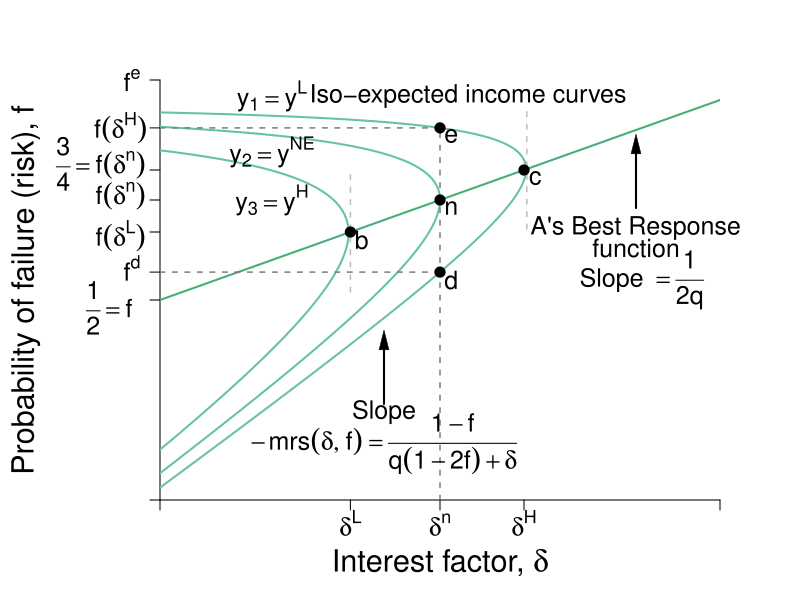

The R source for this figure:
#Graph Designer: Simon Halliday
#Authors: Bowles, Foley and Halliday
#Title: Coordination, Conflict and Competition: A Text in Microeconomics

library(shape)
pdf(file = "credit/non_contractual_brf.pdf", width = 8, height = 6)

#Set parameters for graphics
axislabelsize <- 1.8
labelsize <- 1.5
namesize <- 1.8
annotatesize <- 1.5
graphlinewidth <- 2
segmentlinewidth <- 1.5

COL <- c("#7fc97f", "#beaed4", "#fdc086", "#ffff99", "#386cb0", "#f0027f", "#bf5b17", "#666666")
COLA <- c("#e0f3db", "#99d8c9","#66c2a4","#41ae76", "#238b45", "#005824")
COLB <- c("#c6dbef", "#4eb3d3", "#2b8cbe", "#0868ac","#084081")
grays <- gray.colors(25, start = 1, end = 0)

#Edited the margins to cater for the larger LHS labels
par(mar =  c(5, 8, 4, 4))

brfFn <- function(delta, mu = 1) {
  .5 + (delta / (2 * mu)) 
}

isoreturnFn <- function(delta, pi=0.125) {
  1 - (pi)/delta
}


yFn <- function(d1, f1, mu = 1){
  mu*f1*(1 - f1) - d1*(1 - f1)
}

ylow <- function(delta, mu = 1, ybar = 0.03){
  (-sqrt(delta^2 - 2*delta*mu + mu^2 - 4*mu*ybar) + delta + mu)/(2*mu)
}

yhigh <- function(delta, mu = 1, ybar = 0.03){
  (sqrt(delta^2 - 2*delta*mu + mu^2 - 4*mu*ybar) + delta + mu)/(2*mu)
}

xlims <- c(0, 1)
ylims <- c(0, 1.05)

npts <- 501 
d1 <- seq(xlims[1], xlims[2], length.out = npts)
f1 <- seq(ylims[1], ylims[2], length.out = npts) 
a <- c(0.03, 0.0625, 0.11)

plot(0, 0, xlim = xlims, ylim = ylims, type = "n",
     xlab = expression(paste("")),
     ylab = expression(paste("")), 
     xaxt = "n", 
     yaxt = "n", 
     cex.lab = axislabelsize, 
     bty = "n", 
     xaxs="i", 
     yaxs="i"
)


# ticksy <- seq(from = 0, to = ylims[2], by = 0.1)
# ylabels <- seq(from = 0, to = ylims[2], by = 0.1)
# ticksx <- seq(from = 0, to = xlims[2], by = 0.1)
# xlabels <- seq(from = 0, to = xlims[2], by = 0.1)
ticksy <- c(ylims[1], 0.5, ylow(delta = 0.5), brfFn(delta = 0.34), brfFn(delta = 0.5), brfFn(delta = 0.65), yhigh(delta = 0.5), ylims[2])
ylabels <- c(NA, NA, NA, NA,NA,NA, NA, NA)
#ylabels <- c(NA, expression(paste(f == frac(1,2))), expression(paste(f^d)), expression(paste(f*(delta^L) )),  expression(paste(f*(delta^n) == frac(3,4))),expression(paste(f*(delta^H) )), expression(paste(f^e)), NA)
ticksx <- c(xlims[1], 0.34, 0.5, 0.65, xlims[2])
xlabels <- c(NA,  expression(paste(delta^L)), expression(paste(delta^n)), expression(paste(delta^H)), NA)

axis(1, at = ticksx, pos = 0, labels = xlabels, cex.axis = labelsize)
axis(2, at = ticksy, pos = 0, labels = ylabels, las = 1,cex.axis = labelsize)

#ylabels <- c(NA, expression(paste(f == frac(1,2))), expression(paste(f^d)), expression(paste(f*(delta^L) )),  expression(paste(f*(delta^n) == frac(3,4))),expression(paste(f*(delta^H) )), expression(paste(f^e)), NA)
text(-0.0905, 0.48, expression(paste(frac(1,2) == f)), cex = labelsize, xpd =TRUE)
text(-0.05, 0.58, expression(paste(f^d)), cex = labelsize, xpd =TRUE)
text(-0.07, 0.66, expression(paste(f*(delta^L) )), cex = labelsize, xpd =TRUE)
text(-0.07, 0.76, expression(paste(f*(delta^n) )), cex = labelsize, xpd =TRUE)
text(-0.105, 0.84, expression(paste(frac(3,4) == f*(delta^n))), cex = labelsize, xpd =TRUE)
text(-0.07, 0.93, expression(paste(f*(delta^H) )), cex = labelsize, xpd =TRUE)
text(-0.05, 1.05, expression(paste(f^e)), cex = labelsize, xpd =TRUE)

npts <- 503 
xx1 <- seq(xlims[1], xlims[2], length.out = npts)
xx2 <- seq(0, 1, length.out = npts)

#Draw the graphs
lines(xx1, brfFn(xx1), col = COLA[4], lwd = graphlinewidth)

#Axis labels
mtext(expression(paste("Interest factor, ", delta)), side = 1, line = 3, cex = axislabelsize)
text(-0.24, 0.5*(ylims[2]), expression(paste("Probability of failure (risk), ", f)), xpd = TRUE, cex = axislabelsize, srt = 90) 

#Contour lines
contour(d1, f1,
        outer(d1, f1, yFn),
        drawlabels = FALSE,
        col = COLA[3],
        lwd = graphlinewidth,
        levels = a,
        xaxs="i",
        yaxs="i",
        add = TRUE)

segments(0.5, 0, 0.5, yhigh(delta = 0.5), lty = 2, col = grays[20] , lwd = segmentlinewidth)
segments(0, yhigh(delta = 0.5), 0.5, yhigh(delta = 0.5), lty = 2, col = grays[20] , lwd = segmentlinewidth)
segments(0, ylow(delta = 0.5), 0.5, ylow(delta = 0.5), lty = 2, col = grays[20] , lwd = segmentlinewidth)

segments(0.34, brfFn(delta = 0.34) - 0.15, 0.34, brfFn(delta = 0.34) + 0.15, lty = 2, col = "gray" , lwd = segmentlinewidth)
segments(0.655, brfFn(delta = 0.655) - 0.15, 0.655, brfFn(delta = 0.655) + 0.15, lty = 2, col = "gray" , lwd = segmentlinewidth)

#segments(0, brfFn(delta = 0.5), 0.5, brfFn(delta = 0.5), lty = 2, col = "gray" , lwd = segmentlinewidth)

# 
# segments(8, 0, 8,indiffA(x = 8)  , lty = 2, col = "gray" , lwd = segmentlinewidth)
# segments(0, indiffA(x = 8) , 8,indiffA(x = 8)  , lty = 2, col = "gray" , lwd = segmentlinewidth)

text(0.5+ 0.02, brfFn(delta = 0.5) - 0.02, expression(paste(n)), cex = labelsize)
points(0.5, brfFn(delta = 0.5), pch = 16, col = "black", cex = 1.5)
text(0.34+ 0.02, brfFn(delta = 0.34) - 0.02, expression(paste(b)), cex = labelsize)
points(0.34, brfFn(delta = 0.34), pch = 16, col = "black", cex = 1.5)
text(0.65+ 0.02, brfFn(delta = 0.65) - 0.02, expression(paste(c)), cex = labelsize)
points(0.65, brfFn(delta = 0.65), pch = 16, col = "black", cex = 1.5)

text(0.5+ 0.02, ylow(delta = 0.5) - 0.02, expression(paste(d)), cex = labelsize)
points(0.5, ylow(delta = 0.5), pch = 16, col = "black", cex = 1.5)
text(0.5+ 0.02, yhigh(delta = 0.5) - 0.02, expression(paste(e)), cex = labelsize)
points(0.5, yhigh(delta = 0.5), pch = 16, col = "black", cex = 1.5)



text(0.55, 1.01, expression(paste("Iso-expected income curves")), cex = labelsize)
text(0.2, 1.01, expression(paste(y[1] == y^L)), cex = labelsize)
text(0.2, 0.87, expression(paste(y[2] == y^{NE})), cex = labelsize)
text(0.2, 0.75, expression(paste(y[3] == y^H)), cex = labelsize)
text(0.4, 0.22, expression(Slope), cex = labelsize)
text(0.4, 0.14, expression(paste(-mrs(delta, f) == frac(1 - f, q*(1 - 2*f) + delta))), cex = labelsize)
Arrows(0.4, 0.24, 0.4, 0.4, col = "black", lty = 1, lwd = 2, arr.type = "triangle", arr.lwd = 0.5)

text(0.85, 0.68, expression(paste("A's Best Response")), cex = labelsize, xpd  = TRUE)
text(0.85, 0.63, expression(paste("function")), cex = labelsize, xpd  = TRUE)
text(0.86, 0.55, expression(paste("Slope ", phantom() == frac(1, 2*q))), cex = labelsize, xpd  = TRUE)
Arrows(0.85, 0.73, 0.85, 0.89, col = "black", lty = 1, lwd = 2, arr.type = "triangle", arr.lwd = 0.5)

dev.off()
